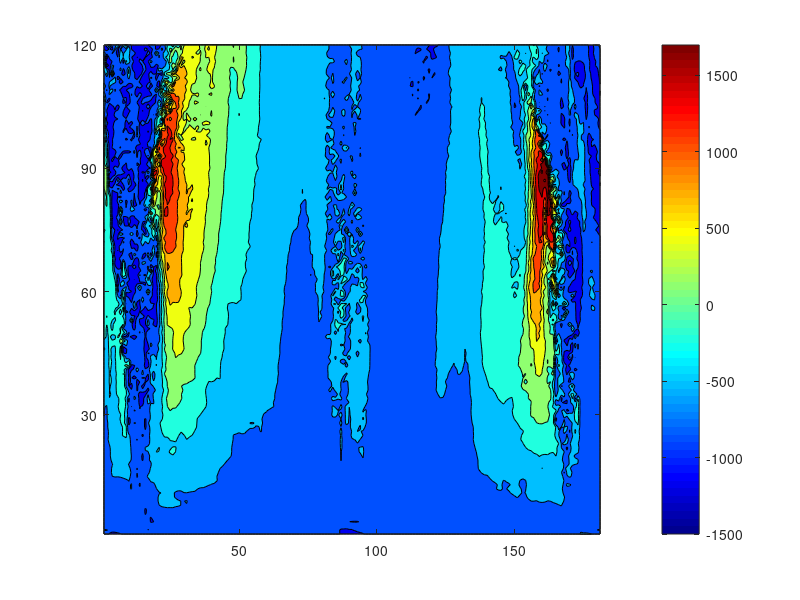

Write the MATLAB code that produced this figure. (Note: this script raises an error after producing the figure.)
clc; clear;

%% load
% load U_traj_linear_each_curve_roll.mat
% load U_traj_linear_each_curve_serp2.mat
load U_traj_linear_each_curve_side.mat
% load U_traj_linear_each_curve_slit.mat

U_map_each_curve = U_map;
Rot_vec_curve = Rot_vec;
Tf_orientation_curve = Tf_orientation;

clear max min param_coefficient U_map Rot_vec Tf_orientation;

% load U_traj_linear_each_False_0.3_roll.mat
% load U_traj_linear_each_False_0.5_roll.mat
% load U_traj_linear_each_False_0.7_roll.mat
% load U_traj_linear_each_False_0.9_roll.mat

% load U_traj_linear_each_False_0.3_serp.mat
% load U_traj_linear_each_False_0.5_serp.mat
% load U_traj_linear_each_False_0.7_serp.mat
% load U_traj_linear_each_False_0.9_serp.mat

% load U_traj_linear_each_False_0.3_side.mat
% load U_traj_linear_each_False_0.5_side.mat
% load U_traj_linear_each_False_0.7_side.mat
load U_traj_linear_each_False_0.9_side.mat

% load U_traj_linear_each_False_0.3_slit.mat
% load U_traj_linear_each_False_0.5_slit.mat
% load U_traj_linear_each_False_0.7_slit.mat
% load U_traj_linear_each_False_0.9_slit.mat


U_map_each_mat = U_map;
Rot_vec_mat = Rot_vec;
Tf_orientation_mat = Tf_orientation;

clear max min param_coefficient U_map Rot_vec Tf_orientation;

% Tf_orientation_curve = transpose(Tf_orientation_curve);
% Tf_orientation_mat = transpose(Tf_orientation_mat);
%% U map 계수 설정
i = 300;
j = -30;
l = -0.05;
rot = -30;

if Motion_lambda(7)> 38
    tf = -60;
    Tf_orientation_curve = abs(Tf_orientation_curve) - pi/2;
    Tf_orientation_mat = abs(Tf_orientation_mat) - pi/2;
else
    tf = -60;
end

U_map_curve = i * U_map_each_curve(:,:,1) + j * U_map_each_curve(:,:,2) + l * U_map_each_curve(:,:,3) + rot * abs(Rot_vec_curve(:,:,3)) + tf * abs(Tf_orientation_curve);
U_map_mat = i * U_map_each_mat(:,:,1) + j * U_map_each_mat(:,:,2) + l * U_map_each_mat(:,:,3) + rot * abs(Rot_vec_mat(:,:,3)) + tf * abs(Tf_orientation_mat);

U_map_curve = transpose(U_map_curve);
U_map_mat = transpose(U_map_mat);

%%
U_map_mat = squeeze(U_map_mat);
U_map_curve = squeeze(U_map_curve);
% % 
U_map_mat = max(U_map_mat, -1500);
U_map_curve = max(U_map_curve, -1500);

% U_map_mat = min(U_map_mat, 1500);
% U_map_curve = min(U_map_curve, 1500);
%%
figure; hAxes = gca;
contourf(U_map_curve);

colormap jet;
colorbar;

yticks(0:30:181);
yticklabels(["0","30","60","90","120","150","180"]);
a = get(gca,'YTickLabel');  
set(gca,'YTickLabel',a,'fontsize',11,'FontWeight','bold')

xticks(1:30:181);
xticklabels(["0","30","60","90","120","150","180"]);
a = get(gca,'XTickLabel');  
set(gca,'XTickLabel',a,'fontsize',11,'FontWeight','bold')

xline(31,LineWidth=1,LineStyle="--",Color=[0.8 0.8 0.8]);
xline(61,LineWidth=1,LineStyle="--",Color=[0.8 0.8 0.8]);
xline(91,LineWidth=1,LineStyle="--",Color=[0.8 0.8 0.8]);
xline(121,LineWidth=1,LineStyle="--",Color=[0.8 0.8 0.8]);
xline(151,LineWidth=1,LineStyle="--",Color=[0.8 0.8 0.8]);

yline(30,LineWidth=1,LineStyle="--",Color=[0.8 0.8 0.8]);
yline(60,LineWidth=1,LineStyle="--",Color=[0.8 0.8 0.8]);
yline(90,LineWidth=1,LineStyle="--",Color=[0.8 0.8 0.8]);

xlabel("Spatial parameter (degree)","FontSize",13,"FontName","arial","FontWeight","bold");
ylabel("Temporal parameter (rad)","FontSize",13,"FontName","arial","FontWeight","bold");

pbaspect([6 4 0.8]);

%%
figure; hAxes = gca;
contourf(U_map_mat);

pbaspect([6 4 0.8]);

colormap jet;

yticks(0:30:181);
yticklabels(["0","30","60","90","120","150","180"]);
a = get(gca,'YTickLabel');  
% set(gca,'YTickLabel',a,'fontsize',11,'FontWeight','bold')
% 
xticks(1:30:181);
xticklabels(["0","30","60","90","120","150","180"]);
a = get(gca,'XTickLabel');  
% set(gca,'XTickLabel',a,'fontsize',11,'FontWeight','bold')

xline(31,LineWidth=1,LineStyle="--",Color=[0.8 0.8 0.8]);
xline(61,LineWidth=1,LineStyle="--",Color=[0.8 0.8 0.8]);
xline(91,LineWidth=1,LineStyle="--",Color=[0.8 0.8 0.8]);
xline(121,LineWidth=1,LineStyle="--",Color=[0.8 0.8 0.8]);
xline(151,LineWidth=1,LineStyle="--",Color=[0.8 0.8 0.8]);

yline(30,LineWidth=1,LineStyle="--",Color=[0.8 0.8 0.8]);
yline(60,LineWidth=1,LineStyle="--",Color=[0.8 0.8 0.8]);
yline(90,LineWidth=1,LineStyle="--",Color=[0.8 0.8 0.8]);

% xlabel("Spatial parameter (degree)","FontSize",13,"FontName","arial","FontWeight","bold");
% ylabel("Temporal parameter (rad)","FontSize",13,"FontName","arial","FontWeight","bold");

axis off;

% %
% figure;
% contourf(rad2deg(Rot_vec_curve(:,:,3)))
% 
% %%
% figure
% contourf(rad2deg(Rot_vec_mat(:,:,3)))
% 
% %% 종료 머리 오리엔테이션
% figure;
% contourf(rad2deg(Tf_orientation_curve));
% 
% %%
% figure;
% contourf(rad2deg(Tf_orientation_mat));

%% 상관계수 비교

% U 값의 상관계수
fprintf("%s","U 상관계수")
norm_U_mat = normalize(U_map_mat);
norm_U_curve = normalize(U_map_curve);

corr2(norm_U_mat, norm_U_curve)

% CoM 평균 방위
fprintf("%s","CoM 상관계수")
norm_com_mat = normalize(Rot_vec_mat(:,:,3));
norm_com_curve = normalize(Rot_vec_curve(:,:,3));

corr2(norm_com_mat, norm_com_curve)
